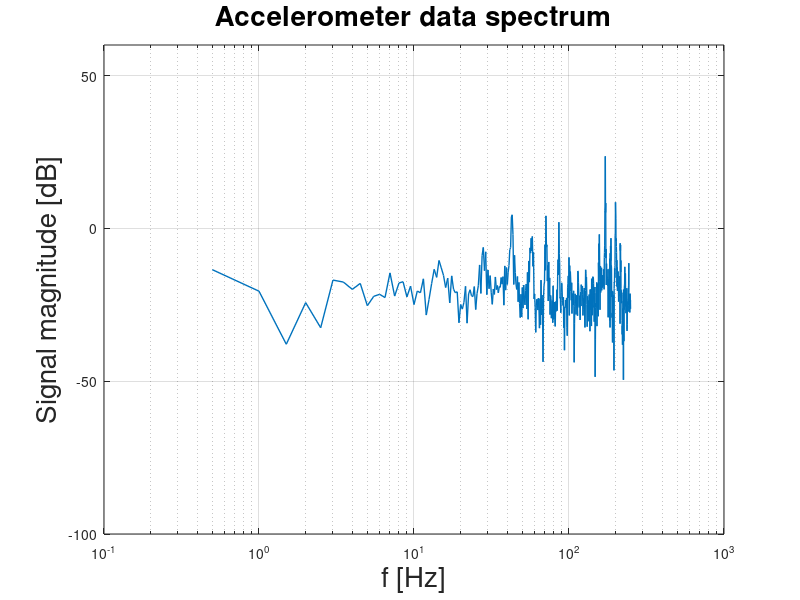
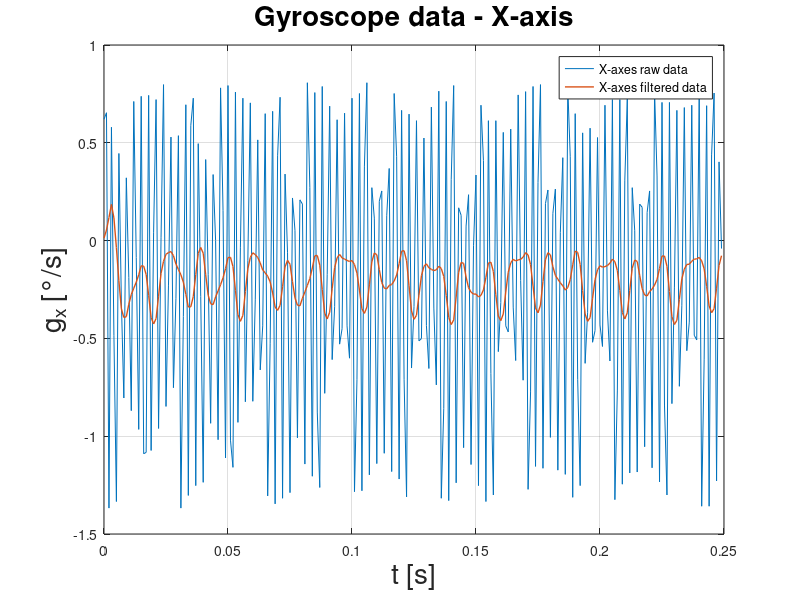
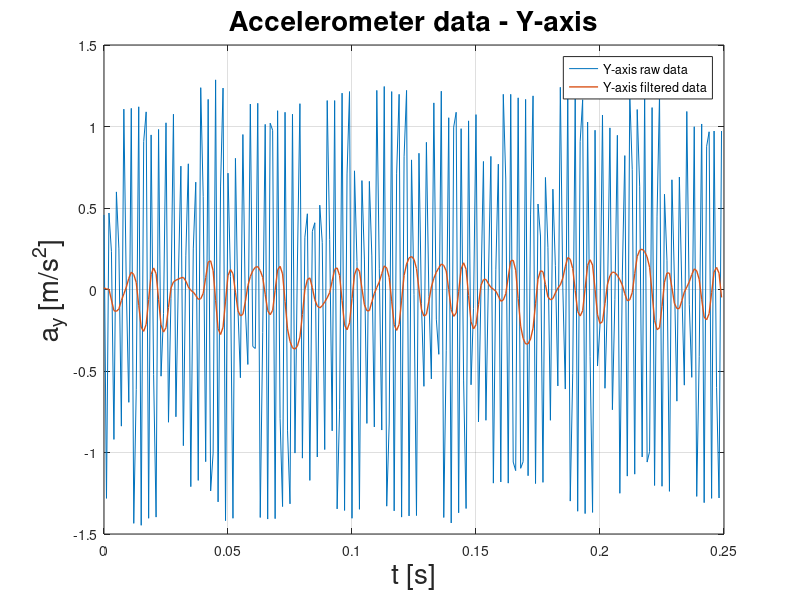
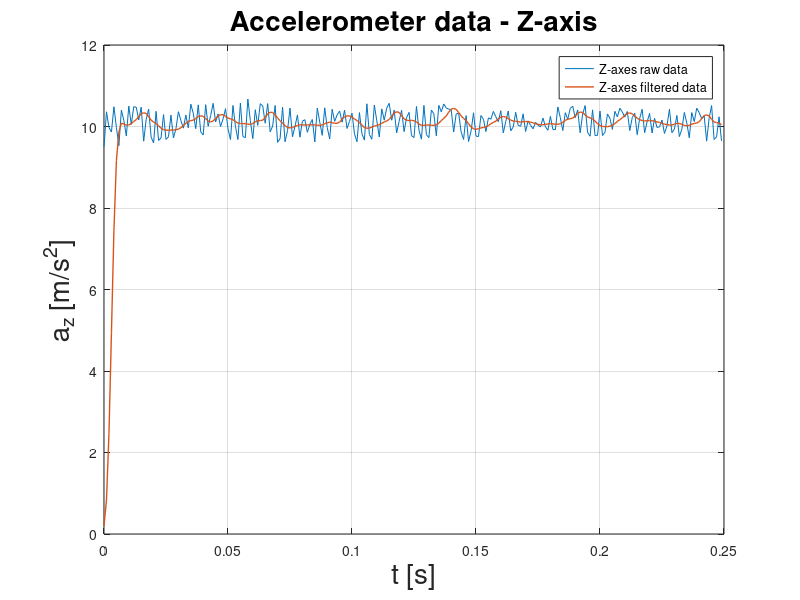

Source code (MATLAB) for these figures, in order:
clear;
clc;
close all;

FontSize = 20;

% g in meters per second
g = 9.81;

% Read data from CSV file
data = csvread("accel_data.txt");
data = data * g;
ax = double(data(1:end,1));
ay = double(data(1:end,2));
az = double(data(1:end,3));

% Calculate magnitude of acceleration
a = sqrt(ax.^2 + ay.^2 + az.^2);


fs = 1000;  % Sampling frequency
fn = fs/2;  % Nyquist frequency

% Band pass filter frequencies [Hz]
fa =  0;
fb =  10.0;

% Normalized frequencies
fa_n = fa / fn; 
fb_n = fb / fn;

filter_order = 7;
c = fir1(filter_order, [fa_n, fb_n], "pass");

% Applay filter
ax_filter = filter(c, 1, ax);
ay_filter = filter(c, 1, ay);
az_filter = filter(c, 1, az);

% Calculate time step
h = 1 / fs;

% Create time vector
t = [0:1:length(az_filter)-1]' * h;

% Plot filtered data with grid
k = 250;
figure(1)
plot(t(1:k),ax(1:k),t(1:k), ax_filter(1:k), 'LineWidth',1)
hx = xlabel("t [s]");
hy = ylabel("g_x [°/s]");
ht = title("Gyroscope data - X-axis");
set (hx, "fontsize", FontSize);
set (hy, "fontsize", FontSize);
set (ht, "fontsize", FontSize);
legend("X-axes raw data", "X-axes filtered data")
grid on;

figure(2)
plot(t(1:k),ay(1:k),t(1:k), ay_filter(1:k), 'LineWidth',1)
hx = xlabel("t [s]");
hy = ylabel("a_y [m/s^2]");
ht = title("Accelerometer data - Y-axis");
set (hx, "fontsize", FontSize);
set (hy, "fontsize", FontSize);
set (ht, "fontsize", FontSize);
legend("Y-axis raw data", "Y-axis filtered data")
grid on;

figure(3)
plot(t(1:k),az(1:k),t(1:k), az_filter(1:k), 'LineWidth',1)
hx = xlabel("t [s]");
hy = ylabel("a_z [m/s^2]");
ht = title("Accelerometer data - Z-axis");
set (hx, "fontsize", FontSize);
set (hy, "fontsize", FontSize);
set (ht, "fontsize", FontSize);
legend("Z-axes raw data", "Z-axes filtered data")
grid on;


figure(4)
% SPECTRUM OF SIGNAL
  % BEFORE FILTERING
  n = length(ax);
  FT = fft(ax);

  f_az = abs(FT)(1:end/2);
  arg_az = 180/pi * arg(FT)(1:end/2);
  freq_vec = [0:1:(n/2-1)] * fn/n;

  semilogx(freq_vec(2:end), 20*log10(f_az(2:end)/sqrt(n)), 'LineWidth',1)
  hx = xlabel("f [Hz]");
  hy = ylabel("Signal magnitude [dB]");
  ht = title("Accelerometer data spectrum");
  set (hx, "fontsize", FontSize);
  set (hy, "fontsize", FontSize);
  set (ht, "fontsize", FontSize);
  ylim([-100 60])
  grid on
  print -dpng -color "before-filter.png"
  clf
  
close